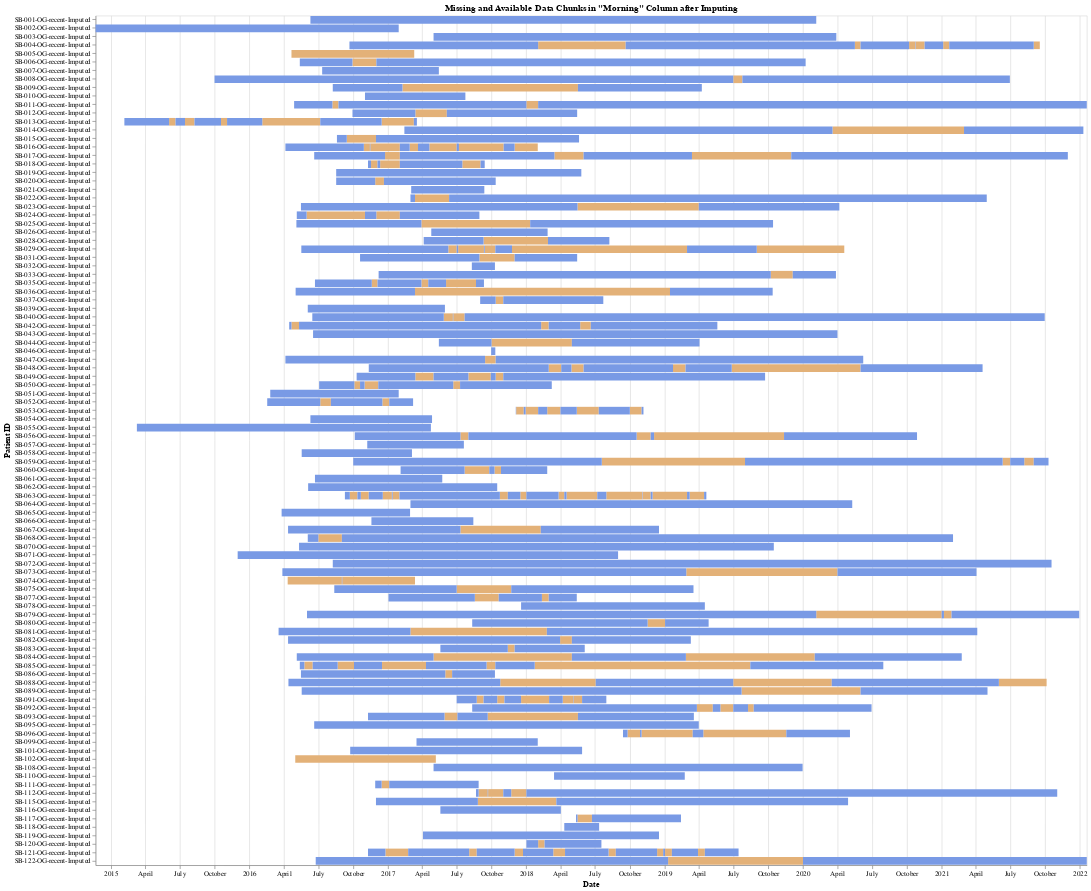

Notebook code for this chart:
### Code cell
import pandas as pd
import altair as alt
import numpy as np

# Convert date to datetime
df_all['Date'] = pd.to_datetime(df_all['Date'])

# Create a DataFrame to hold the missing chunks for visualization
missing_chunks_df = pd.DataFrame(columns=['patient_id', 'start_date', 'end_date', 'chunk_size'])
available_chunks_df = pd.DataFrame(columns=['patient_id', 'start_date', 'end_date'])

# Loop through each patient to identify missing and available chunks in the "Afternoon" column
for patient_id in df_all['patient_id'].unique():
    patient_data = df_all[df_all['patient_id'] == patient_id].sort_values(by='Date')
    
    # Create a column to identify missing data
    patient_data['is_missing'] = patient_data['Morning'].isna()
    
    # Calculate the difference between consecutive dates
    patient_data['date_diff'] = patient_data['Date'].diff().dt.days
    
    # Identify missing chunks
    missing_chunk_start = None
    missing_chunk_size = 0
    available_chunk_start = None
    missing_chunks = []
    available_chunks = []

    for index, row in patient_data.iterrows():
        if row['is_missing']:
            if missing_chunk_start is None:
                missing_chunk_start = row['Date']
            missing_chunk_size += row['date_diff'] if pd.notna(row['date_diff']) else 1
            
            # If an available chunk just ended, record it
            if available_chunk_start is not None:
                available_chunks.append({
                    'patient_id': patient_id,
                    'start_date': available_chunk_start,
                    'end_date': row['Date']
                })
                available_chunk_start = None
                
        else:
            if missing_chunk_size > 14:
                missing_chunks.append({
                    'patient_id': patient_id,
                    'start_date': missing_chunk_start,
                    'end_date': row['Date'],
                    'chunk_size': missing_chunk_size
                })
            missing_chunk_start = None
            missing_chunk_size = 0
            
            # Start a new available chunk
            if available_chunk_start is None:
                available_chunk_start = row['Date']
    
    # Check if the last chunk is missing and longer than 14 days
    if missing_chunk_size > 14:
        missing_chunks.append({
            'patient_id': patient_id,
            'start_date': missing_chunk_start,
            'end_date': patient_data.iloc[-1]['Date'],
            'chunk_size': missing_chunk_size
        })
    
    # Check if the last chunk is available
    if available_chunk_start is not None:
        available_chunks.append({
            'patient_id': patient_id,
            'start_date': available_chunk_start,
            'end_date': patient_data.iloc[-1]['Date']
        })

    # Append missing chunks to the DataFrame
    if missing_chunks:
        missing_chunks_df = pd.concat([missing_chunks_df, pd.DataFrame(missing_chunks)], ignore_index=True)
    
    # Append available chunks to the DataFrame
    if available_chunks:
        available_chunks_df = pd.concat([available_chunks_df, pd.DataFrame(available_chunks)], ignore_index=True)

# Convert dates to datetime
missing_chunks_df['start_date'] = pd.to_datetime(missing_chunks_df['start_date'])
missing_chunks_df['end_date'] = pd.to_datetime(missing_chunks_df['end_date'])
available_chunks_df['start_date'] = pd.to_datetime(available_chunks_df['start_date'])
available_chunks_df['end_date'] = pd.to_datetime(available_chunks_df['end_date'])

# Create a base Altair chart
base = alt.Chart(missing_chunks_df).encode(
    y=alt.Y('patient_id:N', title='Patient ID', sort=alt.EncodingSortField(field='patient_id', order='ascending')),
    x=alt.X('start_date:T', title='Date')
)

# Create bars representing missing data chunks
missing_bars = base.mark_bar().encode(
    x2='end_date:T',
    color=alt.value('#E3B178'),  # Fixed color for missing data periods
    tooltip=['patient_id:N', 'start_date:T', 'end_date:T', 'chunk_size:Q']
)

# Create bars representing available data chunks
available_bars = alt.Chart(available_chunks_df).mark_bar().encode(
    y=alt.Y('patient_id:N', title='Patient ID', sort=alt.EncodingSortField(field='patient_id', order='ascending')),
    x=alt.X('start_date:T', title='Date'),
    x2='end_date:T',
    color=alt.value('#799AE5'),  # Fixed color for available data periods
    tooltip=['patient_id:N', 'start_date:T', 'end_date:T']
)

# Layer the two sets of bars
layered_chart = alt.layer(missing_bars, available_bars).properties(
    title='Missing and Available Data Chunks in "Morning" Column after Imputing',
    width=1400,
    height=1200
)

# Show the chart
layered_chart.show()

### Figure 1 — Vega-Lite specification as saved in the notebook (floating-point values rounded to 4 significant figures; data arrays with more than 128 entries replaced by an {"elided": "..."} marker saying what was removed)
{"config": {"view": {"continuousWidth": 300, "continuousHeight": 300}}, "layer": [{"data": {"name": "data-ca28ff25f1759849e6b51bdb758ce4f2"}, "mark": {"type": "bar"}, "encoding": {"color": {"value": "#E3B178"}, "tooltip": [{"field": "patient_id", "type": "nominal"}, {"field": "start_date", "type": "temporal"}, {"field": "end_date", "type": "temporal"}, {"field": "chunk_size", "type": "quantitative"}], "x": {"field": "start_date", "title": "Date", "type": "temporal"}, "x2": {"field": "end_date"}, "y": {"field": "patient_id", "sort": {"field": "patient_id", "order": "ascending"}, "title": "Patient ID", "type": "nominal"}}}, {"data": {"name": "data-07cc767de3df4c08dbf9152471b42214"}, "mark": {"type": "bar"}, "encoding": {"color": {"value": "#799AE5"}, "tooltip": [{"field": "patient_id", "type": "nominal"}, {"field": "start_date", "type": "temporal"}, {"field": "end_date", "type": "temporal"}], "x": {"field": "start_date", "title": "Date", "type": "temporal"}, "x2": {"field": "end_date"}, "y": {"field": "patient_id", "sort": {"field": "patient_id", "order": "ascending"}, "title": "Patient ID", "type": "nominal"}}}], "height": 1200, "title": "Missing and Available Data Chunks in \"Morning\" Column after Imputing", "width": 1400, "$schema": "https://vega.github.io/schema/vega-lite/v5.20.1.json", "datasets": {"data-ca28ff25f1759849e6b51bdb758ce4f2": {"elided": "151 records"}, "data-07cc767de3df4c08dbf9152471b42214": {"elided": "241 records"}}}
